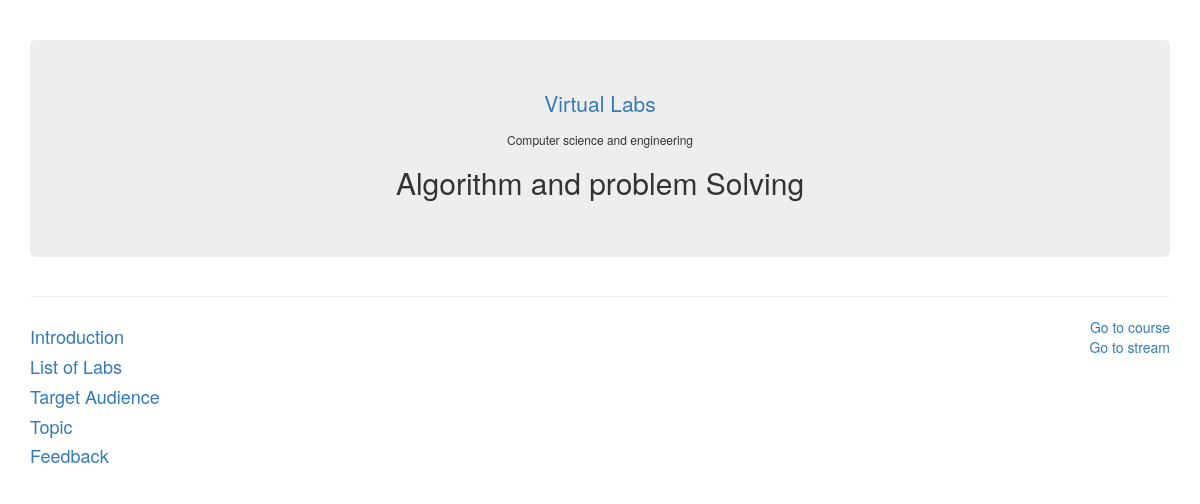
/problemSolving/, run on an earlier commit of the app's database.
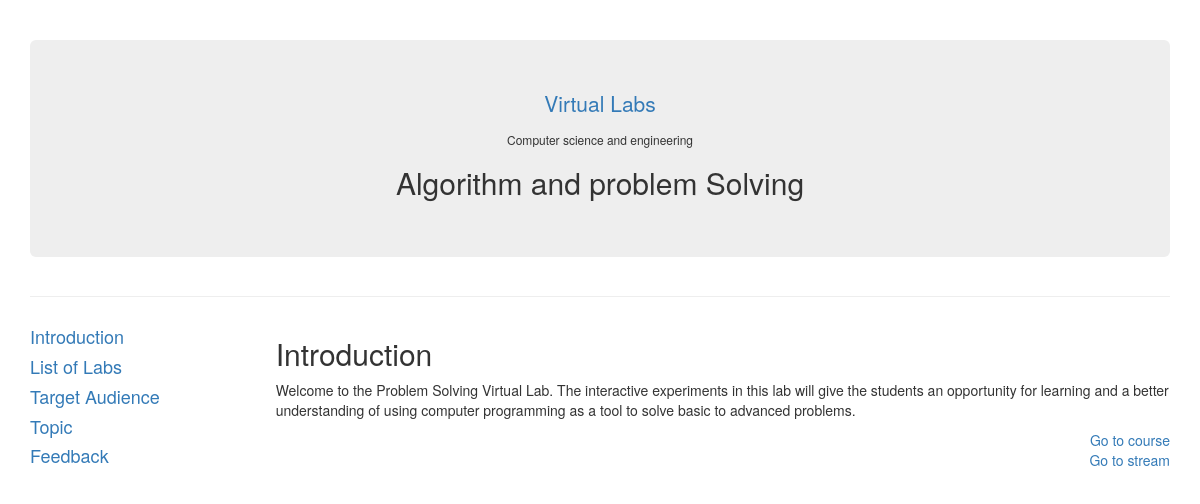
And on a later commit of the database.
### vlabs/models.py (models this page shows)
class problemSolving_course(models.Model):
    stream = models.TextField()
    introduction = models.TextField()
    target_audience = models.TextField()
    topic = models.TextField()

### vlabs/views.py (the view)
# urls.py: url(r'^problemSolving/$', views.problemSolving, name="problemSolving"),
def problemSolving(request):
    struct = problemSolving_course.objects.all()
    return render(request, "vlabs/problemSolving.html",{'struct': struct, "action": "Intro"})

### templates/vlabs/problemSolving.html (shortened to what this page needs)
<!DOCTYPE html>
<html lang="en" xmlns="http://www.w3.org/1999/html">
<head>
  <link rel="stylesheet" href="https://maxcdn.bootstrapcdn.com/bootstrap/3.3.7/css/bootstrap.min.css">
</head>
</head>
<body>
<div class="container">
    <div class="page-header">
  <div class="jumbotron">
      <a href="/"  style="text-align: center"><p>Virtual Labs</p></a>
      <h6 style="text-align: center">Computer science and engineering</h6>
      <h2 style="text-align: center">Algorithm and problem Solving</h2>
</div>
    </div>
        <div>
            <div class="row">
        <div class="col-sm-6 col-lg-6 col-md-6 imgcntr container" style="width: 21%">
        <h4><a href="/problemSolving">Introduction</a></br></h4>
            <h4><a href="/list_of_labs">List of Labs</a></br></h4>
            <h4><a href="/targetaudience">Target Audience</a></br></h4>
            <h4><a href="/topic">Topic</a></br></h4>
            <h4><a href="/feedback">Feedback</a></br></h4>
        </div>
                <div class="col-sm-6 col-lg-6 col-md-6 imgcntr" style="width: 79%">
                        {% if action == "Intro" %}
                            {% for st in struct %}
                            <h2>Introduction</h2>
                            <div>
                                <p>{{ st.introduction }}</p>
                        </div>
                            {% endfor %}
                            {% elif action == "Feedback" %}
                                 {% block content %}
                                        {% endblock %}
                        {% endif %}<a href="/problemSolving" style="float: right">Go to course</a>
        <br>
        <a href="/stream" style="float: right">Go to stream</a>
                </div>
    </div>
    </div>
</body>
</html>

What changed in the data, as far as the page shows it:
added problemSolving_course: introduction "Welcome to the Problem Solving Virtual Lab. The interactive experiments in this lab will give the students an opportunity for learning and a better understanding of using computer programming as a tool to solve basic to advanced problems."
